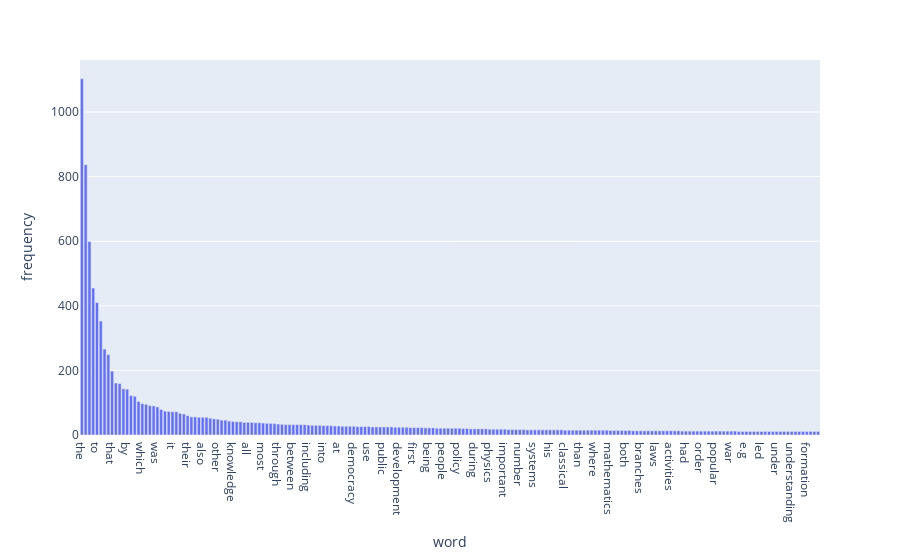

Notebook code cell kept with this figure:
### Code cell
# plot figure
fig = px.bar(d, x="word", y="frequency")
fig.show()

### Figure 1 — Plotly figure (JSON) as saved in the notebook; plotly's stock layout.template omitted (floating-point values rounded to 4 significant figures; data arrays with more than 128 entries replaced by an {"elided": "..."} marker saying what was removed)
{"data": [{"alignmentgroup": "True", "hovertemplate": "word=%{x}<br>frequency=%{y}<extra></extra>", "legendgroup": "", "marker": {"color": "#636efa"}, "name": "", "offsetgroup": "", "orientation": "v", "showlegend": false, "textposition": "auto", "type": "bar", "x": {"elided": "196 str values"}, "xaxis": "x", "y": {"elided": "196 int values"}, "yaxis": "y"}], "layout": {"autosize": true, "barmode": "relative", "legend": {"tracegroupgap": 0}, "margin": {"t": 60}, "xaxis": {"anchor": "y", "autorange": true, "domain": [0, 1], "range": [-0.5, 195.5], "title": {"text": "word"}, "type": "category"}, "yaxis": {"anchor": "x", "autorange": true, "domain": [0, 1], "range": [0, 1161.0], "title": {"text": "frequency"}, "type": "linear"}}}
